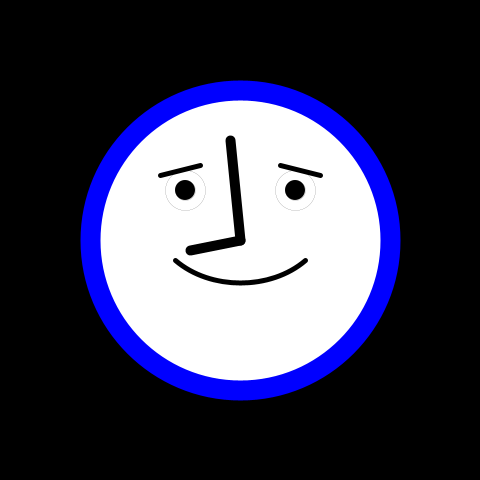
Frame 1 (no input)
Frame 60 (the mouse pressed at the canvas centre just before this capture): identical to frame 1, image omitted
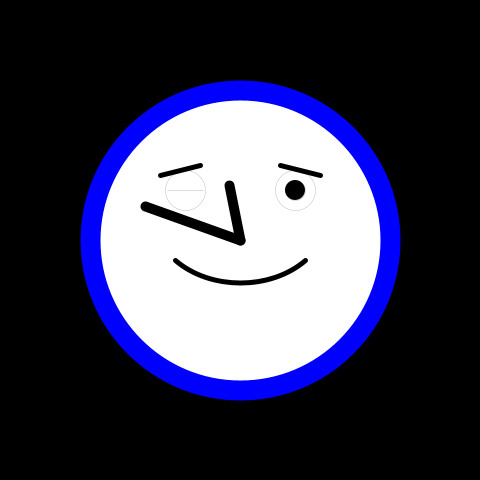
Frame 120 (the mouse held since frame 60 and released just before this capture)

The Processing sketch that drew these frames (run headless with seeded random() and noise(); from frame 60 on, the mouse is pressed at the canvas centre):

// Processing sketch: Startup_of_Clock
// ── Startup_of_Clock.pde
/*
Program  Name: weird clock dude
Version: 1.0

Copyright (C) 2010, Oscar Bao

    This program is free software: you can redistribute it and/or modify
    it under the terms of the GNU General Public License as published by
    the Free Software Foundation, either version 3 of the License, or
    (at your option) any later version.

    This program is distributed in the hope that it will be useful,
    but WITHOUT ANY WARRANTY; without even the implied warranty of
    MERCHANTABILITY or FITNESS FOR A PARTICULAR PURPOSE.  See the
    GNU General Public License for more details.

    You should have received a copy of the GNU General Public License
    along with this program.  If not, see <http://www.gnu.org/licenses/>.
*/


void setup()
{
  size(480, 480);
  smooth();
}
float handY= 0;

void draw()
{
  background(0);
  face( width/2, height/2 );
}

void face( float l, float r)
{
  
  
  strokeWeight(20);
  stroke(0, 0, 255);
  fill(255);  
  ellipse( l, r, 300, 300);

  strokeWeight(0);
  stroke(0);
  ellipse( l - 55, r - 50, 40, 40);
  ellipse( l + 55, r - 50, 40, 40);
  fill(0);
  lefteye( l - 55, r - 50 );
  righteye( l + 55, r - 50);



fill(255);
strokeWeight(5);
  smile(width/2 - 30, height/2 + 50, width/2 + 30, height/2 + 50);
 strokeWeight(10);
  shorthand( width/2, height/2);
  longhand(width/2, height/2);

}

void lefteye( float x, float y)
{
if(mousePressed)
  {
line( x-18, y, x+18, y);
    }
    else
    {
      ellipse( x, y, 20, 20);
    }
}

void righteye( float x, float y)
{
  ellipse( x, y, 20, 20);
  
}

void shorthand( float x, float y)
{

  pushMatrix();
  translate(width/2, height/2);
  rotate(mouseX/40);
  if ( mouseX > 0)
  {
    line (0, 0, 5,  - 55);
  }
  else
  {
     line (0, 0, - 50,+ 10);
  }
  popMatrix();
}


void longhand( float x, float y)
{
  pushMatrix();
  translate(width/2, height/2);
  rotate(mouseX/10);
  if( mouseX > width/2)
  {
    line(0, 0,  + 120,  - 10);
  }
  else
  {
    line(0, 0, - 10, - 100);
  }
  popMatrix();
}


void smile(float a, float b, float c, float d)
{


   if(mouseX> width/2)
   {
   bezier(width/2 - 65, height/2 + 75, a, b, c, d, width/2 + 65, height/2 + 75);
  line(width/2 - 40, height/2 - 60, width/2 - 80, height/2 - 85);  
  line(width/2 + 40, height/2 - 60, width/2 + 80, height/2 - 85);
 }
   else
   {
    bezier(width/2 - 65, height/2 + 20, a, b, c, d, width/2 + 65, height/2 + 20); 
    line(width/2 - 40, height/2 - 75, width/2 - 80, height/2 - 65);
    line(width/2 + 40, height/2 - 75, width/2 + 80, height/2 - 65);
   }
} 
